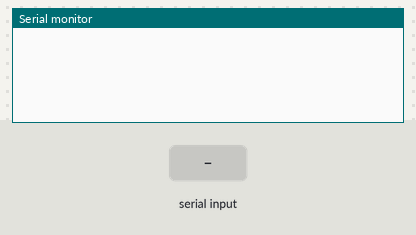
This sketch was run on a simulated Arduino Uno, built with avr-gcc and run on an emulated ATmega328P. Parts: the last lines printed to the serial monitor. Inputs (shaded band) come from the test bench.

Above: at 1.2 s.
1.3 s: "1\n" received over the second serial link
At 2.3 s:
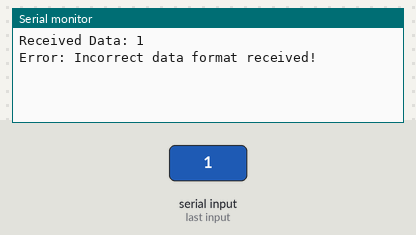
2.8 s: "0\n" received over the second serial link
At 3.5 s:
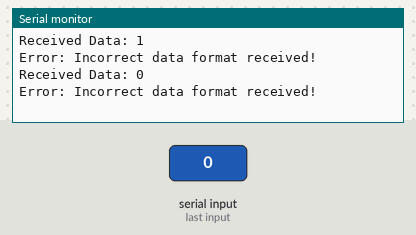
4.3 s: "2\n" received over the second serial link
At 4.6 s:
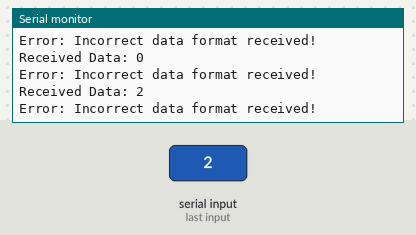

The sketch:

rx.ino
```cpp
#include <SoftwareSerial.h>

SoftwareSerial xbee(2, 3);  // XBee: RX → D2, TX → D3

void setup() {
    Serial.begin(9600);  // Serial Monitor
    xbee.begin(9600);    // XBee Communication
}

void loop() {
    if (xbee.available()) {
        String receivedData = xbee.readStringUntil('\n'); // Read incoming data until newline
        receivedData.trim(); // Remove any leading/trailing spaces or newlines

        Serial.print("Received Data: ");
        Serial.println(receivedData);

        // Split the received data (format: Moisture,Status,Temperature,Humidity)
        int firstComma = receivedData.indexOf(',');
        int secondComma = receivedData.indexOf(',', firstComma + 1);
        int thirdComma = receivedData.indexOf(',', secondComma + 1);

        if (firstComma > 0 && secondComma > firstComma && thirdComma > secondComma) {
            String moisture = receivedData.substring(0, firstComma);
            String status = receivedData.substring(firstComma + 1, secondComma);
            String temperature = receivedData.substring(secondComma + 1, thirdComma);
            String humidity = receivedData.substring(thirdComma + 1);

            Serial.print("Soil Moisture: "); Serial.println(moisture);
            Serial.print("Moisture Status: "); Serial.println(status);
            Serial.print("Temperature: "); Serial.print(temperature); Serial.println(" °C");
            Serial.print("Humidity: "); Serial.print(humidity); Serial.println(" %");
        } else {
            Serial.println("Error: Incorrect data format received!");
        }
    }
}
```

Measured:
- after the input at 1.3 s, the serial monitor: prints a new line at once (image 1)
- after the input at 2.8 s, the serial monitor: prints a new line at once (image 2)
- after the input at 4.3 s, the serial monitor: prints a new line at once (image 3)
